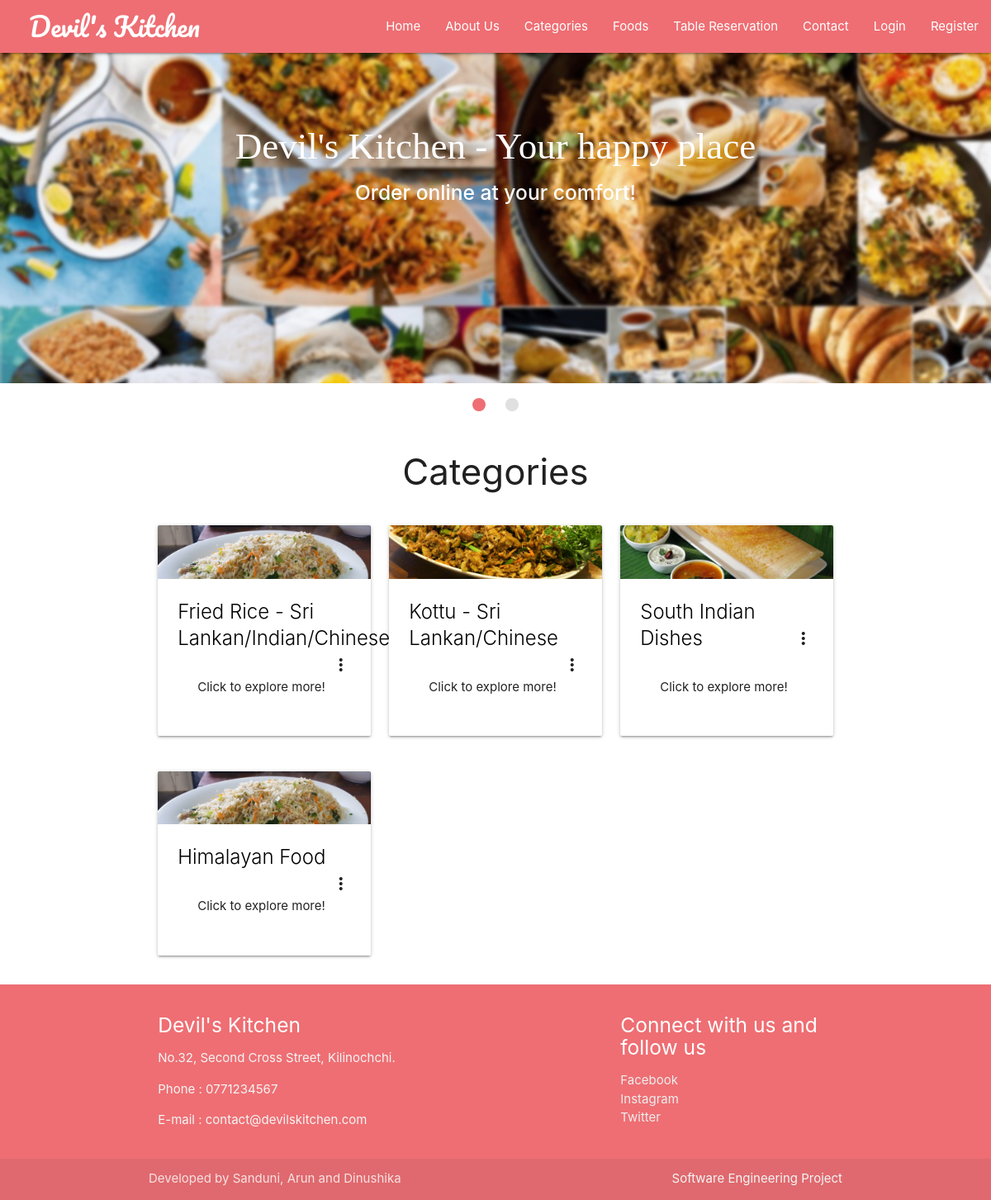
Screenshot of /food-categories.php with the database file from the repository.
### tables this page shows
CREATE TABLE `categories` (
  `id` int(11) NOT NULL,
  `name` varchar(250) NOT NULL,
  `short_desc` varchar(250) NOT NULL,
  `long_desc` varchar(500) NOT NULL
);

### chunks/categories.php (the view, shortened to what this page needs)
<?php
require('backends/connection-pdo.php');
$sql = 'SELECT * FROM categories';
$query  = $pdoconn->prepare($sql);
$query->execute();
$arr_all = $query->fetchAll(PDO::FETCH_ASSOC);
?>
<section class="fcategories">
	<div class="container">
		<div class="section white center">
			<h3 class="header">Categories</h3>
		</div>
<?php if (count($arr_all) == 0) {
	echo '<div class="section gray center" style="border: 1px solid black; border-radius: 5px;">
			<p class="header">Sorry No Categories to Display!</p>
		</div>';
} else {  ?>
<?php for ($i=1; $i <= count($arr_all); ) { ?>
		<div class="row">
			<?php for ($j=1; $j <= 3; $j++) { ?>
				<?php if ($i+$j-2 == count($arr_all)) {
					break;
				}  ?>
			<div class="col s12 m4">
				<div class="card">
				    <div class="card-image waves-effect waves-block waves-light">
				      <img class="activator" src="images/category	<?php echo $j; ?>.jpg">
				    </div>
				    <div class="card-content">
				      <span class="card-title activator grey-text text-darken-4"><a class="black-text" href="foods.php?id=<?php echo $arr_all[$i+$j-2]['id']; ?>"><?php echo $arr_all[$i+$j-2]['name']; ?></a><i class="material-icons right">more_vert</i></span>
				      <div class="card-content">
			          <p>Click to explore more!</p>
			        </div>
				    </div>
				  </div>
			</div>
			<?php } ?>
			<?php $i = $i + 3; ?>
		</div>
		<?php
				}
			}
			 ?>
	</div>
</section>

### food-categories.php (shortened to what this page needs)
<!DOCTYPE html>
<html lang="en">
<head>
	<link rel="stylesheet" href="https://cdnjs.cloudflare.com/ajax/libs/materialize/1.0.0/css/materialize.min.css">
	<link rel="stylesheet" href="css/style.css">
</head>
<body>
	<?php require('chunks/navbar.php'); ?>
	<?php require('chunks/banner-slider.php'); ?>
	<?php require('chunks/categories.php'); ?>
	<?php require('chunks/footer.php'); ?>
</body>
</html>

### chunks/navbar.php (shortened to what this page needs)
<section class="fnavbar">
		<div class="navbar-fixed">
		<nav>
		    <div class="nav-wrapper">
		      <a href="#" class="brand-logo">Devil's Kitchen</a>
		      <ul class="right hide-on-med-and-down">
		        <li><a href="/Devil" class="hvr-grow">Home</a></li>
		        <li><a href="/Devil/about-devilskitchen.php" class="hvr-grow">About Us</a></li>
		        <li><a href="food-categories.php" class="hvr-grow">Categories</a></li>
		        <li><a href="foods.php" class="hvr-grow">Foods</a></li>
				<li><a href="food-categories_1.php" class="hvr-grow">Table Reservation</a></li>
		        <li><a href="#" class="hvr-grow" onclick="toggleModal('Contact Info', 'You can order directly by calling to this number 021-1111111 also. Check the bottom Footer Section of the website for more info.');">Contact</a></li>
		        <?php
		        	if (isset($_SESSION['user'])) {
		        		echo '<li><a href="#" class="hvr-grow">Hi, '.$_SESSION['user'].'</a></li>
		        		<li><a href="logout.php" class="hvr-grow">Logout</a></li>';
		        	} else {
		        		echo '<li><a href="#" class="hvr-grow modal-trigger" data-target="modal1">Login</a></li>
		        		<li><a href="#" class="hvr-grow modal-trigger" data-target="modal2">Register</a></li>';
		        	}
		        ?>
		      </ul>
		    </div>
		  </nav>
		</div>
	</section>

### chunks/banner-slider.php (shortened to what this page needs)
<section class="fslider">
		<div class="slider">
			<ul class="slides">
		    <li>
		    	<img src="images/banner5.jpg">
		    	<div class="caption center-align dark-text">
		        <h3 style="font-size: 3rem !important; font-style: bold !important; font-family: 'Bree Serif', serif;">Devil's Kitchen - Your happy place</h3>
		        <h5 class="light dark-text text-lighten-3"><strong>Order online at your comfort!</strong></h5>
		      </div>
		    </li>
		    </ul>
	  </div>
	</section>

### chunks/footer.php
<section class="ffooter">
		<footer class="page-footer">
          <div class="container">
            <div class="row">
              <div class="col l6 s12">
                <h5 class="white-text">Devil's Kitchen</h5>
                <p class="grey-text text-lighten-4">No.32, Second Cross Street, Kilinochchi.</p>
                <p class="grey-text text-lighten-4">Phone : 0771234567</p>
				<p class="grey-text text-lighten-4">E-mail : contact@devilskitchen.com</p>
              </div>
              <div class="col l4 offset-l2 s12">
                <h5 class="white-text">Connect with us and follow us</h5>
                <ul>
                  <li><a class="grey-text text-lighten-3" href="#!">Facebook</a></li>
                  <li><a class="grey-text text-lighten-3" href="#!">Instagram</a></li>
                  <li><a class="grey-text text-lighten-3" href="#!">Twitter</a></li>
              </div>
            </div>
          </div>
          <div class="footer-copyright">
            <div class="container">
            Developed by Sanduni, Arun and Dinushika
            <a class="grey-text text-lighten-4 right" href="#!">Software Engineering Project </a>
            </div>
          </div>
        </footer>
	</section>

### css/style.css (style rules this page uses)
.nav-wrapper > a { text-decoration: none; font-family: 'Pacifico', cursive; }
.hvr-grow { text-decoration: none; }
@media (min-width : 992px) { .nav-wrapper > a { padding-left: 35px; } }

### rows the page displays
categories: name "Fried Rice - Sri Lankan/Indian/Chinese"
categories: shows a picture, name "Kottu - Sri Lankan/Chinese"
categories: shows a picture, name "South Indian Dishes"
categories: name "Himalayan Food"
